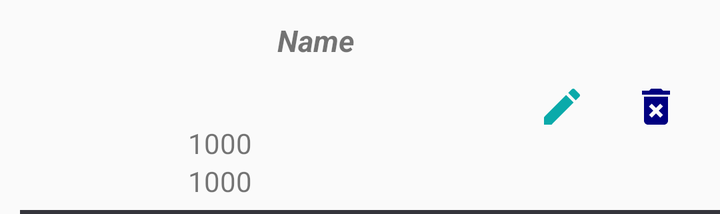
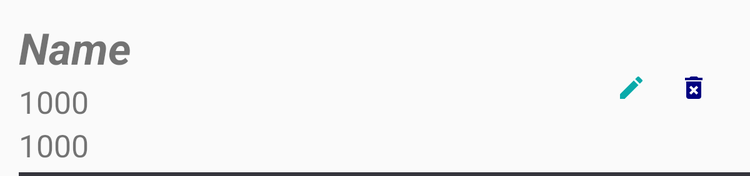

Compare how this app lays out the same screen by default and in its alternative resource folder. The renders come first, then the two layout files and the values they reference.
<!-- AndroidManifest.xml: application theme AppTheme -->
<!-- res/layout/update_delete_item.xml -->
<?xml version="1.0" encoding="utf-8"?>
<RelativeLayout xmlns:android="http://schemas.android.com/apk/res/android"
    android:layout_width="match_parent"
    android:layout_height="wrap_content"
    android:layout_marginLeft="10dp"
    android:paddingTop="10dp">

    <TextView
        android:id="@+id/name"
        android:layout_width="296dp"
        android:layout_height="52dp"
        android:layout_alignParentStart="true"
        android:layout_alignParentTop="true"
        android:text="Name"
        android:textAlignment="center"
        android:textSize="15sp"
        android:textStyle="bold|italic" />

    <TextView
        android:id="@+id/price"
        android:layout_width="200dp"
        android:layout_height="wrap_content"
        android:layout_below="@+id/name"
        android:text="1000"
        android:textAlignment="center" />

    <TextView
        android:id="@+id/unit"
        android:layout_width="200dp"
        android:layout_height="wrap_content"
        android:layout_below="@id/price"
        android:text="1000"
        android:textAlignment="center" />

    <ImageButton
        android:id="@+id/update"
        android:layout_width="wrap_content"
        android:layout_height="wrap_content"
        android:layout_alignParentEnd="true"
        android:layout_centerVertical="true"
        android:layout_marginEnd="67dp"
        android:background="@android:color/transparent"
        android:src="@drawable/ic_create_black" />

    <ImageButton
        android:id="@+id/delete"
        android:layout_width="wrap_content"
        android:layout_height="wrap_content"
        android:layout_alignParentEnd="true"
        android:layout_centerVertical="true"
        android:layout_marginEnd="20dp"
        android:background="@android:color/transparent"
        android:src="@drawable/ic_delete_forever" />

    <View
        android:layout_width="match_parent"
        android:layout_height="2dp"
        android:layout_below="@+id/unit"
        android:layout_marginTop="5dp"
        android:background="@color/colorPrimary" />

</RelativeLayout>
<!-- resources referenced by this layout -->
<resources>
  <color name="colorPrimary">#35353C</color>
  <!-- drawable ic_create_black (drawable) -->
  <vector xmlns:android="http://schemas.android.com/apk/res/android"
      android:width="24dp"
      android:height="24dp"
      android:viewportWidth="24.0"
      android:viewportHeight="24.0">
      <path
          android:fillColor="#FF0aaaaa"
          android:pathData="M3,17.25V21h3.75L17.81,9.94l-3.75,-3.75L3,17.25zM20.71,7.04c0.39,-0.39 0.39,-1.02 0,-1.41l-2.34,-2.34c-0.39,-0.39 -1.02,-0.39 -1.41,0l-1.83,1.83 3.75,3.75 1.83,-1.83z" />
  </vector>
  <!-- drawable ic_delete_forever (drawable) -->
  <vector xmlns:android="http://schemas.android.com/apk/res/android"
      android:width="24dp"
      android:height="24dp"
      android:viewportWidth="24.0"
      android:viewportHeight="24.0">
      <path
          android:fillColor="#000080"
          android:pathData="M6,19c0,1.1 0.9,2 2,2h8c1.1,0 2,-0.9 2,-2L18,7L6,7v12zM8.46,11.88l1.41,-1.41L12,12.59l2.12,-2.12 1.41,1.41L13.41,14l2.12,2.12 -1.41,1.41L12,15.41l-2.12,2.12 -1.41,-1.41L10.59,14l-2.13,-2.12zM15.5,4l-1,-1h-5l-1,1L5,4v2h14L19,4z" />
  </vector>
  <style name="AppTheme" parent="Theme.AppCompat.Light.DarkActionBar">
          
          <item name="colorPrimary">@color/colorPrimary</item>
          <item name="colorPrimaryDark">@color/colorPrimaryDark</item>
          <item name="colorAccent">@color/colorAccent</item>
      </style>
  <color name="colorPrimaryDark">#54181313</color>
  <color name="colorAccent">#FF4081</color>
</resources>
<!-- res/layout-large/update_delete_item.xml (the repository's variant of the layout above) -->
<!-- drawn on a 7-inch tablet held upright -->
<?xml version="1.0" encoding="utf-8"?>
<RelativeLayout xmlns:android="http://schemas.android.com/apk/res/android"
    android:layout_width="match_parent"
    android:layout_height="wrap_content"
    android:layout_marginLeft="15dp"
    android:paddingTop="15dp">

    <TextView
        android:id="@+id/name"
        android:layout_width="400dp"
        android:layout_height="wrap_content"
        android:layout_alignParentStart="true"
        android:layout_alignParentTop="true"
        android:text="Name"
        android:textSize="35sp"
        android:textStyle="bold|italic" />

    <TextView
        android:id="@+id/price"
        android:layout_width="400dp"
        android:layout_height="wrap_content"
        android:layout_marginTop="50dp"
        android:text="1000"
        android:textSize="25sp" />

    <TextView
        android:id="@+id/unit"
        android:layout_width="400dp"
        android:layout_height="wrap_content"
        android:layout_marginTop="85dp"
        android:text="1000"
        android:textSize="25sp" />

    <ImageButton
        android:id="@+id/update"
        android:layout_width="50dp"
        android:layout_height="50dp"
        android:layout_alignParentEnd="true"
        android:layout_centerVertical="true"
        android:layout_marginEnd="70dp"
        android:background="@android:color/transparent"
        android:src="@drawable/ic_create_black" />

    <ImageButton
        android:id="@+id/delete"
        android:layout_width="50dp"
        android:layout_height="50dp"
        android:layout_alignParentEnd="true"
        android:layout_centerVertical="true"
        android:layout_marginEnd="20dp"
        android:background="@android:color/transparent"
        android:src="@drawable/ic_delete_forever" />

    <View
        android:layout_width="match_parent"
        android:layout_height="3dp"
        android:layout_below="@+id/unit"
        android:layout_marginTop="5dp"
        android:background="@color/colorPrimary" />

</RelativeLayout>
